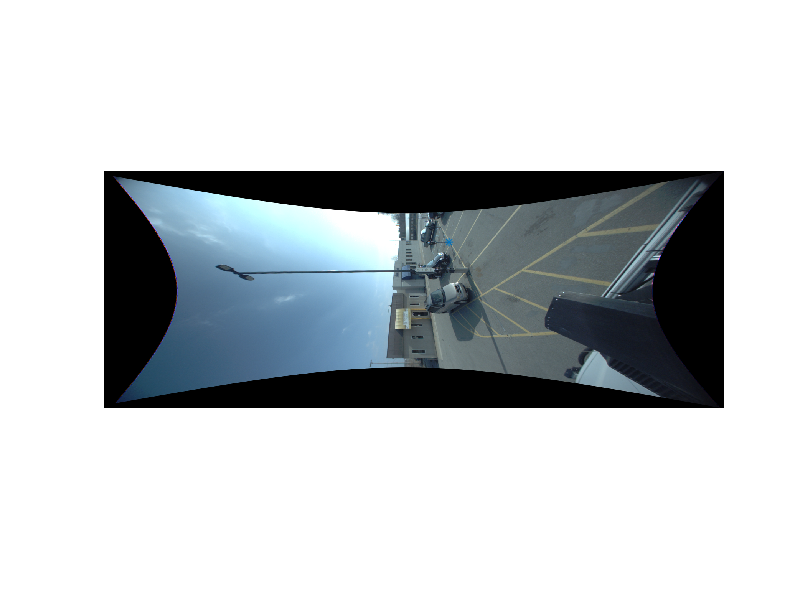

This figure's MATLAB source: (Note: this script raises an error after producing the figure.)
%% Q5 Assignment 3
clc;
close all;
clear;
load('data_epipolar.mat');
figure,imshow(s.Image1);
hold on;
scatter(s.pointOfInterest(1),s.pointOfInterest(2),'*r');

%%transformations
H_hc1 = Pose_to_rot(s.X_hc1);
H_hc2 = Pose_to_rot(s.X_hc2);
H = H_hc2  \ H_hc1;

R = H(1:3,1:3);
T = H(1:3,4);

S = [0,-T(3),T(2);
	 T(3),0,-T(1);
	 -T(2),T(1),0];

E = S * R;
F = inv(s.K2')*E*inv(s.K1);
L = F * s.pointOfInterest;

for i = 1:size(s.Image1,2)
	for j = 1:size(s.Image1,1)
		if(abs([i,j,1] * L) <= 0.0002)
			s.Image2(j,i,1) = 255;
			s.Image2(j,i,2) = 0;
			s.Image2(j,i,3) = 0;
		end
	end
end

figure,imshow(s.Image2);
hold on;
